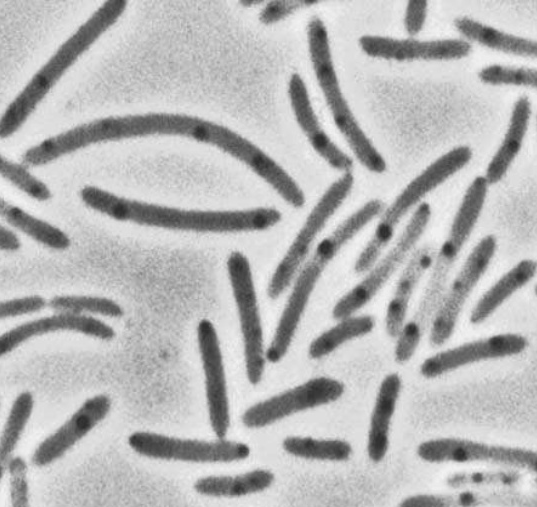
#> input picture bacteria.png, 537 x 507 px
$ jupyter execute 15scipy.ipynb
#> lines starting #> are read from the running program, lines starting #| are printed output that depends on the picture
SCIPY

[cell 1]
import matplotlib.pyplot as plt
import numpy as np

[cell 2]
x = np.linspace(0, 10, 10)
y = x**2
plt.scatter(x,y)
plt.show()

(1) Interpolation   avec interplate   / lineaire / cubique / quadratique

[cell 3]
from scipy.interpolate import interp1d

[cell 4]
f = interp1d(x, y, kind='linear')
new_x = np.linspace(0, 10, 30)
result = f(new_x)

plt.scatter(x, y)
plt.scatter(new_x, result, c='r')

Optimisation = problème de minimisation = trouver le minimum

[cell 5]
def f(x, a, b, c, d):                        #réation du model
    return a*x**3 + b*x**2 + c*x + d

[cell 6]
from scipy import optimize

[cell 7]
optimize.curve_fit(f, x, y)      #la foncyion curv_fit utilise la méthode de moindre carrée

[cell 8]
params, param_cov = optimize.curve_fit(f, x, y)   #on enregistre les deux tableau dans les variables

[cell 9]
plt.scatter(x, y)
plt.plot(x, f(x, params[0], params[1],params[2], params[3]), c='g', lw=3)
#> figure, not shown here; curve peaks at x = 10, y = 100

MINIMISATION

[cell 10]
def f(x):
    return x**2 + 15*np.sin(x)

[cell 11]
x = np.linspace(-10, 10, 100)
plt.plot(x, f(x))
#> figure, not shown here; curve peaks at x = -10, y = 108.2

[cell 12]
#trouvons le minimum à partir d un point de départ(x_0= -8)

[cell 13]
optimize.minimize(f, x0=-8)   #minimum local

[cell 14]
optimize.minimize(f, x0=-5)   #minimum global

[cell 15]
x0 = -5
result = optimize.minimize(f, x0=x0).x

[cell 16]
plt.plot(x, f(x), lw =3, zorder =-1)
plt.scatter(result, f(result), s=100, c ='r', zorder=-1)
plt.scatter(x0, f(x0), s= 200, marker='+', c='g', zorder=-1)
plt.show()
#> figure, not shown here; curve peaks at x = -10, y = 108.2

Traitement du signal

[cell 17]
#ff      ta

[cell 18]
x = np.linspace(0, 20, 100)
y = x + 4*np.sin(x) +np.random.randn(x.shape[0])
plt.plot(x, y)
plt.show()
#> figure, not shown here; curve peaks at x = 19.6, y = 24.1

[cell 19]
#éliminer la tendance lineaire

[cell 20]
from scipy import signal

[cell 21]
new_y = signal.detrend(y)

[cell 22]
plt.plot(x, y)
plt.plot(x, new_y)
#> figure, not shown here; curve peaks at x = 19.6, y = 24.1; curve peaks at x = 19.6, y = 5.13

[cell 23]
# transformation des fouriere = extraire la fréquence

[cell 24]
# avce la fontion ffpack.fft ()

[cell 25]
# avce la fontion ffpack.fftfreq()

[cell 26]
x = np.linspace(0, 30, 1000)
y = 3*np.sin(x) + 2*np.sin(5*x) + np.sin(10*x)
plt.plot(x, y)
#> figure, not shown here; curve peaks at x = 1.47, y = 5.58

[cell 27]
from scipy import fftpack

[cell 28]
fourier = fftpack.fft(y)
frequences = fftpack.fftfreq(y.size)
plt.plot(frequences, fourier)

[cell 29]
#pour filtrer les amplitude négative

[cell 30]
fourier = fftpack.fft(y)
power = np.abs(fourier)
frequences = fftpack.fftfreq(y.size)
plt.plot(np.abs(frequences, fourier), power)
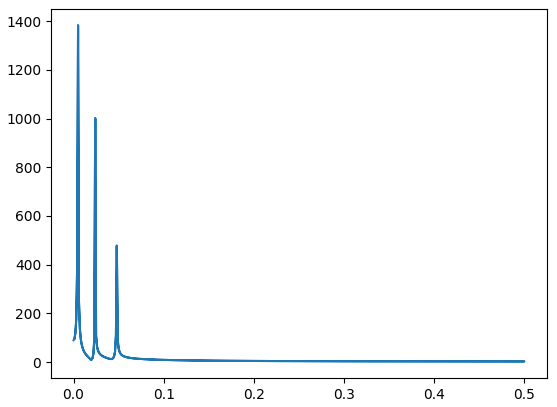
#> figure drawn by matplotlib, 1 panel

EXERCICE SUR LA TRANSFORMATION DE FOURIER

[cell 31]
#ON  DONNE UN SIGNAL

[cell 32]
x = np.linspace(0, 30, 1000)
y = 3*np.sin(x) + 2*np.sin(5*x) + np.sin(10*x) + np.random.random(x.shape[0])*10
plt.plot(x, y)
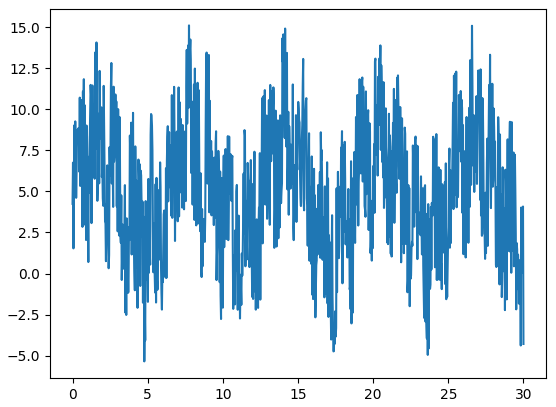
#> figure drawn by matplotlib, 1 panel; curve peaks at x = 7.75, y = 15.1

[cell 33]
# on applique la transformer de fourier

[cell 34]
from scipy import fftpack

[cell 35]
fourier = fftpack.fft(y)
power = np.abs(fourier)
frequences = fftpack.fftfreq(y.size)
plt.plot(np.abs(frequences, fourier), power)
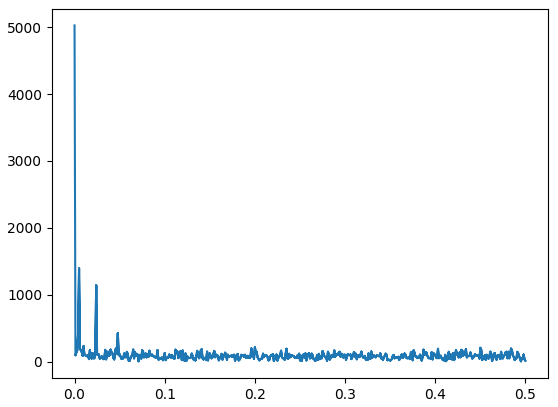
#> figure drawn by matplotlib, 1 panel

[cell 36]
# on doit filter ce spectre

[cell 37]
fourier[power<400] = 0

[cell 38]
plt.plot(np.abs(frequences), np.abs(fourier))
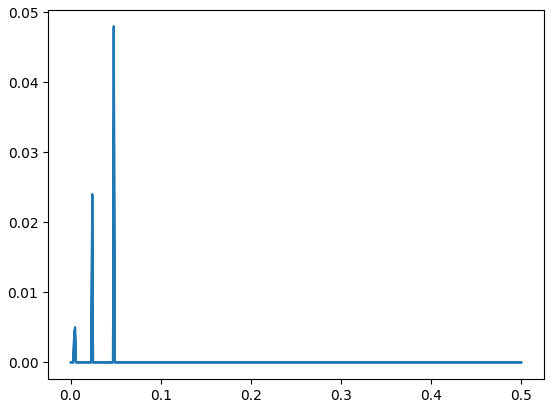
#> figure drawn by matplotlib, 1 panel

[cell 39]
# APPLIQUER LA TRANSFORMÉ DE FOURIER INVERSE

[cell 40]
filtered_signal = fftpack.ifft(fourier)

[cell 41]
plt.figure(figsize=(12, 8))
plt.plot(x, y, lw=0.5)
plt.plot(x, filtered_signal, lw=3)
plt.show()
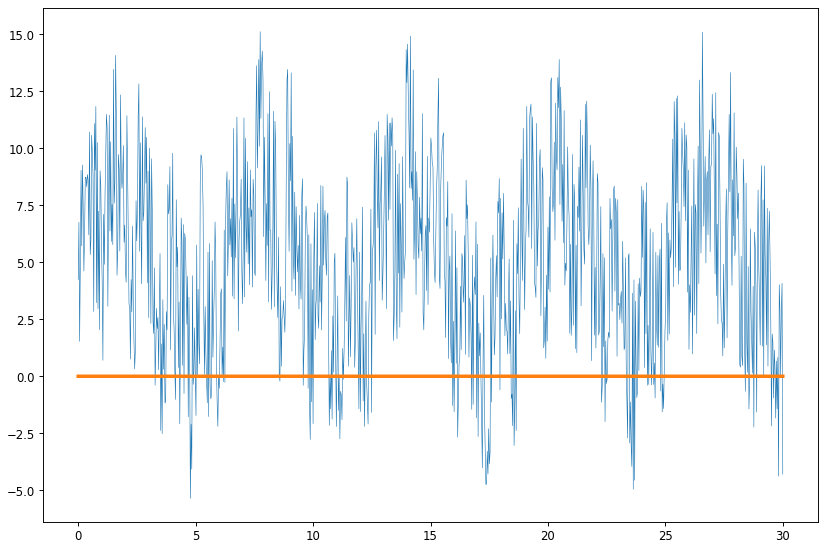
#> figure drawn by matplotlib, 1 panel; curve peaks at x = 7.75, y = 15.1; curve peaks at x = 0, y = 0.000162

TRAITEMENT D IMAGE

[cell 42]
import matplotlib.pyplot as plt
import numpy as np
from scipy import ndimage

[cell 43]
np.random.seed(0)
x = np.zeros((32, 32))
x[10:-10, 10:-10] = 1
x[np.random.randint(0, 32, 30), np.random.randint(0,32,30)] = 1
plt.imshow(x)
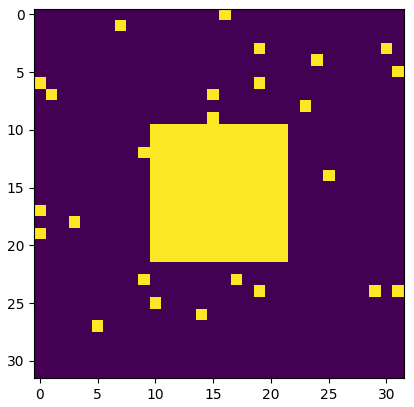
#> figure drawn by matplotlib, 1 panel

[cell 44]
# retirer les pixels artefact

[cell 45]
#combiner l érosion et un dilation

[cell 46]
open_x = ndimage.binary_opening(x)
plt.imshow(open_x)
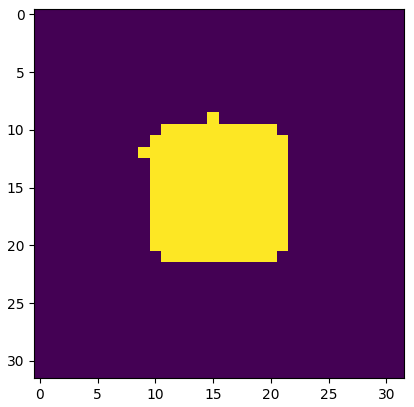
#> figure drawn by matplotlib, 1 panel

[cell 47]
label_image, n_labels = ndimage.label(x)
print(n_labels)

[cell 48]
sizes = ndimage.sum(open_x, label_image, range(n_labels))

[cell 49]
plt.scatter(range(n_labels), sizes, c ='orange')
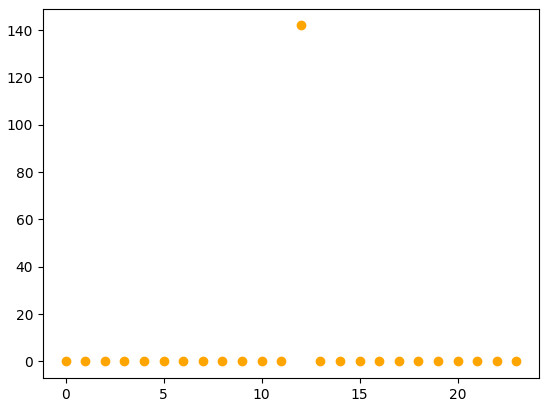
#> figure drawn by matplotlib, 1 panel

APPLICATION

[cell 50]
image = plt.imread('bacteria.png')
#> image is the input picture: shape (507, 537, 3) float32; min 0.169, max 0.957, mean 0.714
plt.imshow(image)
image.shape
#> Out = (507, 537, 3)

[cell 51]
#limage est en 3D on va reduire en 2D

[cell 52]
image = plt.imread('im.jpg')
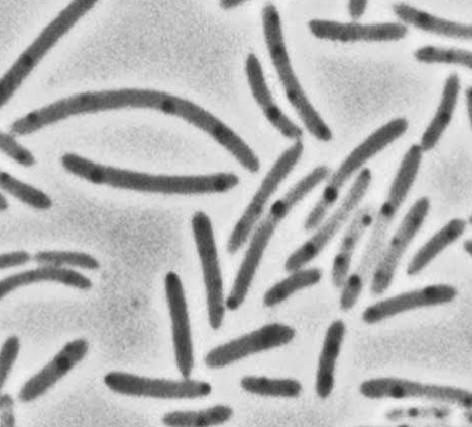
#> input picture im.jpg, 472 x 427 px
#> image is the input picture: shape (427, 472, 3); min 40, max 246, mean 181.7
image = image[:,:,0]
#> image: shape (427, 472)
plt.imshow(image)
image.shape
#> Out = (427, 472)

[cell 53]
#0001 extraire les bacterrier de l ariiere plan

[cell 54]
image_2 = np.copy(image)
plt.hist(image_2.ravel(), bins =255)
plt.show()
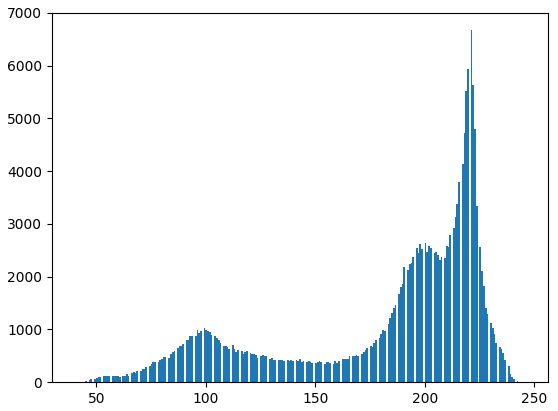
#> figure drawn by matplotlib, 1 panel; tallest bar 6672 high, from x = 221 to 221.8

[cell 55]
label_image, n_labels = ndimage.label(image)
#> label_image: shape (427, 472) int32; every value is 1
#> n_labels = 1
print(n_labels)
#| 1
